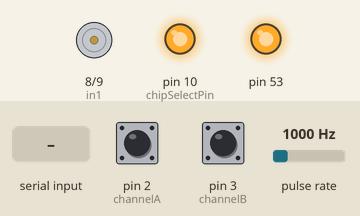
Bench run of a sketch on a simulated Arduino Mega 2560, built with avr-gcc and run on an emulated ATmega2560. Parts: motor-driver pin pairs drawn as motors (green arrow = first pin HIGH = forward, orange = second pin HIGH = backward, longer = more drive, scaled by the enable pin), output pins drawn as LEDs (lit = HIGH). Wiring (inferred from the names in the program): pulse sensor: data pin 47. The inputs (shaded band) are chosen by the test bench; at power-on: pin 2 (channelA) HIGH, pin 3 (channelB) HIGH, pulse rate 1000 Hz. What the sketch prints to the serial monitor is not drawn.

Above: at 1.3 s.
1.4 s: "90,45\n" received over Serial
At 1.9 s:
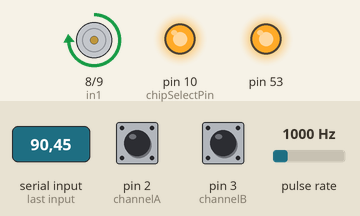
2.9 s: "30,150\n" received over Serial
At 4.1 s:
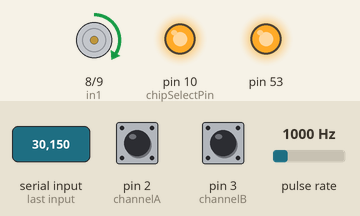
4.4 s: "5\n" received over Serial
At 5.3 s:
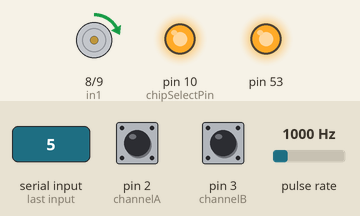
5.9 s: "90\n" received over Serial
At 6.4 s:
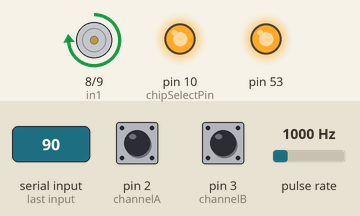
Timing chart, 0 to 8.9 s (numbered marks = the images above; inputs shaded):
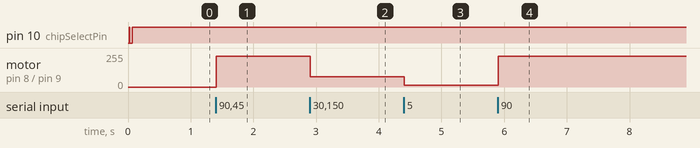

The sketch:

MotorEncoderSkeleton.ino
```cpp
/* Example of driving servomotor and reading encoder signals in various ways */

#include <avr/io.h>  /* Needed to set up counter on pin 47 */
#include <SPI.h>     /* Needed to communicate with LS7366R (Counter Click) */

/* Serial input aspects are based closely upon:
   http://forum.arduino.cc/index.php?topic=396450
   Example 4 - Receive a number as text and convert it to an int
   Modified to read a float */

/* LS7366R aspects very loosely based on concepts used in controlling
   the Robogaia 3-axis encoder shield though implementation is very different
   https://www.robogaia.com/3-axis-encoder-conter-arduino-shield.html */

/* Counting using Timer 5 (external counter input) based loosely on code from
  https://forum.arduino.cc/index.php?topic=59396.0 written by bubuldino */

/* Pins used for L298 driver */
#define enA 13      /* PWM output, also visible as LED */
#define in1 8       /* H bridge selection input 1 */
#define in2 9       /* H bridge selection input 2 */
#define minPercent -100.0
#define maxPercent 100.0

/* Encoder input pins (used for state machine and interrupts) */
#define channelA 2
#define channelB 3

/* Used to to initiate SPI communication to LS7366R chip (Counter click) */
#define chipSelectPin 10

/* Size of buffer used to store received characters */
#define numChars 32

/* Intervals in milliseconds for user-defined timed loops */
#define printInterval 1000

/* Global variables used in serial input */
char receivedChars[numChars];   // an array to store the received data
float dataNumber = 0;             // new for this version
boolean newData = false;

/* Global variables used for motor control and encoder reading */
double percentSpeed;
double encoderValue;

/* Used for state machine and encoder reading */
typedef enum states{state1=1, state2, state3, state4};
volatile long int count = 0;
volatile long int error = 0;
volatile states state;
bool channelAState, channelBState;

/* Used for handling overflows in Timer 5 */
volatile long int bigLaps;

/* Global variables used for loop timing */
unsigned long prevMillisPrint = 0;        /* stores last time values were printed */
unsigned long prevMillisControl = 0;      /* stores last time control action was updated */

/* Overlapping regions of memory used to convert four bytes to a long integer */
union fourBytesToLong
{
  long result;
  unsigned char bytes [4];
};

void setup()
{
  Serial.begin(9600);
  Serial.println("Enter PWM duty cycle as a percentage (positive for forward, negative for reverse");

  /* Set encoder pins as input but with pullup resistors to be compatible with various encoders */
  pinMode(channelA, INPUT_PULLUP);
  pinMode(channelB, INPUT_PULLUP);

  channelAState = digitalRead(channelA);
  channelBState = digitalRead(channelB);

  initialiseEncoderStateMachine();  /* Find initial state based on inputs */

  /* Set up and initialise pin used for selecting LS7366R counter: hi=inactive */
  pinMode(chipSelectPin, OUTPUT);
  digitalWrite(chipSelectPin, HIGH);

  SetUpLS7366RCounter();

  delay(100);

  /* Configure Timer 5 to count pulses on pin 47 */
  pinMode(47, INPUT_PULLUP);           // set pin to input with pullup resistor

  TCCR5A = 0; // No waveform generation needed.
  TCCR5B = (1<<CS50) | (1<<CS51) | (1<<CS52); // Normal mode, clock from pin T5 on rising edge. T5 is Arduinos Pin 47
  TCCR5C = 0; // No force output compare.
  TCNT5 = 0;  // Initialise counter register to zero.
  TIMSK5= (1<<TOIE5);  // Enable overflow interrupt
  sei();      // Enable all interrupts
  bigLaps = 0; // Initialise number of overflows

  /* Configure control pins for L298 H bridge */
  pinMode(enA, OUTPUT);
  pinMode(in1, OUTPUT);
  pinMode(in2, OUTPUT);

  /* Set initial rotation direction */
  digitalWrite(in1, LOW);
  digitalWrite(in2, HIGH);

  //attachInterrupt(digitalPinToInterrupt(channelA), updateEncoderStateMachine, CHANGE);
  //attachInterrupt(digitalPinToInterrupt(channelB), updateEncoderStateMachine, CHANGE);
}

void loop()
{
  unsigned long currentMillis = millis();

  if (currentMillis - prevMillisPrint >= printInterval) {
    // save the last time you printed output
    prevMillisPrint = currentMillis;
    printLoop();
  }

  recvWithEndMarker();
  if(convertNewNumber())
  // Update value read from serial line
  {
     percentSpeed=dataNumber;
     driveMotorPercent(percentSpeed);
  }

  updateEncoderStateMachine();
}

void driveMotorPercent(double percentSpeed)
/* Output PWM and H bridge signals based on positive or negative duty cycle % */
{
      percentSpeed = constrain(percentSpeed, -100, 100);
      int regVal = map(percentSpeed, -100, 100, -255, 255);
      analogWrite(enA, (int)abs(regVal));
      digitalWrite(in1, regVal>0);
      digitalWrite(in2, !(regVal>0));
}

void printLoop()
/* Print count and control information */
{
   /* Sample all counters one after the other to avoid delay-related offsets */
   long encoderCountFromLS7366R = readEncoderCountFromLS7366R();
   long encoderCountFromStateMC = count;
   long stateMCerror = error;
   long timer5Count = TCNT5 + bigLaps*65536;
   Serial.print("Count from LS7366R = ");
   Serial.print(encoderCountFromLS7366R);
   Serial.print(" from state m/c = ");
   Serial.print(encoderCountFromStateMC);
   Serial.print(" State m/c errors = ");
   Serial.print(stateMCerror);
   Serial.print(" Count from LS7366R/4 = ");
   Serial.print(encoderCountFromLS7366R/4);
   Serial.print(" from Timer 5 = ");
   Serial.print(timer5Count);
   Serial.print(" Percent speed = ");
   Serial.print(percentSpeed);
   Serial.print("\r\n");
}

long readEncoderCountFromLS7366R()
/* Reads the LS7366R chip to obtain up/down count from encoder.  Reads four
   bytes separately then concverts them to a long integer using a union */
{
    fourBytesToLong converter; /* Union of four bytes and a long integer */

    digitalWrite(chipSelectPin,LOW); /* Make LS7366R active */

    SPI.transfer(0x60); // Request count
    converter.bytes[3] = SPI.transfer(0x00); /* Read highest order byte */
    converter.bytes[2] = SPI.transfer(0x00);
    converter.bytes[1] = SPI.transfer(0x00);
    converter.bytes[0] = SPI.transfer(0x00); /* Read lowest order byte */

    digitalWrite(chipSelectPin,HIGH); /* Make LS7366R inactive */

    return converter.result;
}


void SetUpLS7366RCounter(void)
/* Initialiseds LS7366R hardware counter on Counter Click board to read quadrature signals */
{
    /* Control registers in LS7366R - see LS7366R datasheet for this and subsequent control words */
    unsigned char IR = 0x00, MRD0=0x00;

    // SPI initialization
    SPI.begin();
    //SPI.setClockDivider(SPI_CLOCK_DIV16);      // SPI at 1Mhz (on 16Mhz clock)
    delay(10);

   /* Configure as free-running 4x quadrature counter */
   digitalWrite(chipSelectPin,LOW); /* Select chip and initialise transfer */
   /* Instruction register IR */
   IR |= 0x80;   /* Write to register (B7=1, B6=0) */
   IR |= 0x08;   /* Select register MDR0: B5=0, B4=0, B3=1 */
   SPI.transfer(IR); /* Write to instruction register */
   /* Mode register 0 */
   MRD0 |= 0x03;    /* 4x quadrature count: B0=1, B1=1 */
   /* B2=B3=0: free running.  B4=B5=0: disable index. */
   /* B6=0: asynchronous index.  B7: Filter division factor = 1. */
   SPI.transfer(MRD0);
   digitalWrite(chipSelectPin,HIGH);

   /* Clear the counter i.e. set it to zero */
   IR = 0x00; /* Clear the instructino register IR */
   digitalWrite(chipSelectPin,LOW); /* Select chip and initialise transfer */
   IR |= 0x20; /* Select CNTR: B5=1,B4=0,B3=0; CLR register: B7=0,B6=0 */
   SPI.transfer(IR); /* Write to instruction register */
   digitalWrite(chipSelectPin,HIGH);

}

void recvWithEndMarker()
/* Receive data from serial port finishing with "newline" character.
   Based on http://forum.arduino.cc/index.php?topic=396450 Example 4 */
{
    static byte ndx = 0;
    char endMarker = '\n';
    char rc;

    if (Serial.available() > 0) {
        rc = Serial.read();

        if (rc != endMarker) {
            receivedChars[ndx] = rc;
            ndx++;
            if (ndx >= numChars) {
                ndx = numChars - 1;
            }
        }
        else {
            receivedChars[ndx] = '\0'; // terminate the string
            ndx = 0;
            newData = true;
        }
    }
}

bool convertNewNumber()
/* Converts character string to floating point number only if there are new
       data to convert, otherwise returns false */
{
    if (newData) {
        dataNumber = 0.0;             // new for this version
        dataNumber = atof(receivedChars);   // new for this version
        newData = false;
        return true;
    }
    else
    {
       return false;
    }
}

void initialiseEncoderStateMachine()
/* User written code to initialise state of state machine code based on input states */
{
  if (channelAState)
  {
      if(channelBState)
      {
        state = state3;
      }
      /* else.... a lot of code goes here! */
  }
}

void updateEncoderStateMachine()
/* User written code to update state and increment count of state machine  */
{
  channelAState = digitalRead(channelA);
  channelBState = digitalRead(channelB);

  switch (state)
  {
     case state1:
     if (channelAState && !channelBState)
     {
        count++;
        state = state2;
     }
     /* else if .... a lot of code goes here! */
     /* don't forget "break" at end of each case. */
  }
}

ISR(TIMER5_OVF_vect )
{
  //when this runs, you had 65536 pulses counted.
  bigLaps++;
}
```

Measured:
- after the input at 1.4 s, motor on pin 8 (in1) / pin 9 (in2): stopped → forward 229/255 at once
- after the input at 2.9 s, motor on pin 8 (in1) / pin 9 (in2): forward 229/255 → forward 76/255 at once
- after the input at 4.4 s, motor on pin 8 (in1) / pin 9 (in2): forward 76/255 → forward 12/255 at once
- after the input at 5.9 s, motor on pin 8 (in1) / pin 9 (in2): forward 12/255 → forward 229/255 at once
